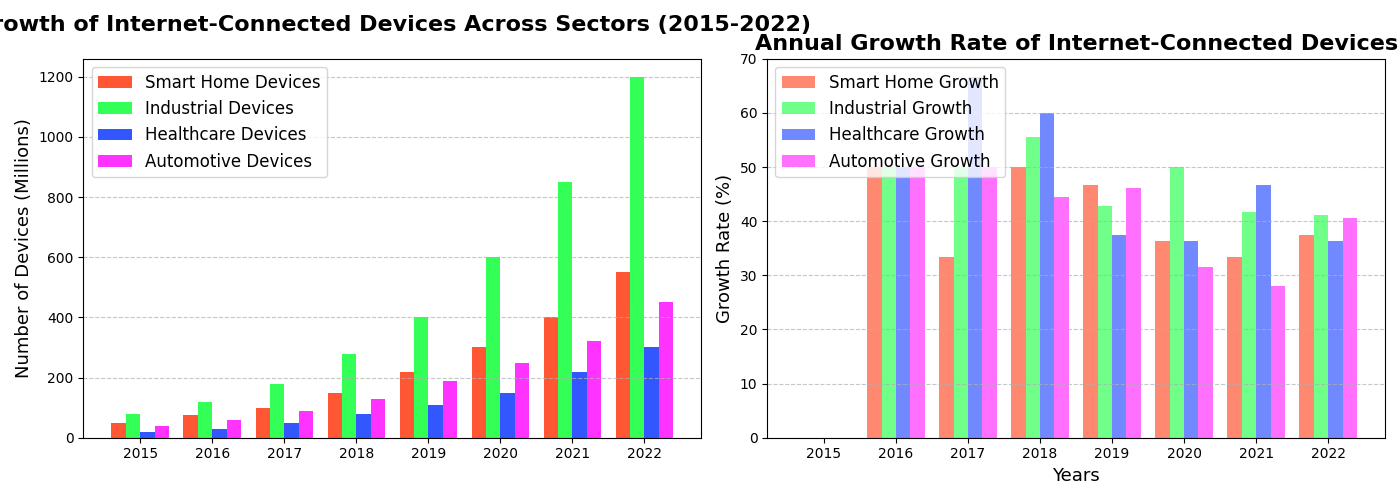

Write Python code to recreate this figure.
import matplotlib.pyplot as plt
import numpy as np

# Data
years = np.array([2015, 2016, 2017, 2018, 2019, 2020, 2021, 2022])
smart_home_devices = np.array([50, 75, 100, 150, 220, 300, 400, 550])
industrial_devices = np.array([80, 120, 180, 280, 400, 600, 850, 1200])
healthcare_devices = np.array([20, 30, 50, 80, 110, 150, 220, 300])
automotive_devices = np.array([40, 60, 90, 130, 190, 250, 320, 450])

# Create grouped bar width and positions
bar_width = 0.2
x_pos = np.arange(len(years))

# Create subplots with 1 row and 2 columns
fig, (ax1, ax2) = plt.subplots(1, 2, figsize=(14, 5), sharex=True)

# Plot bar charts for each category on the first subplot
ax1.bar(x_pos - 1.5*bar_width, smart_home_devices, width=bar_width, label='Smart Home Devices', color='#FF5733')
ax1.bar(x_pos - 0.5*bar_width, industrial_devices, width=bar_width, label='Industrial Devices', color='#33FF57')
ax1.bar(x_pos + 0.5*bar_width, healthcare_devices, width=bar_width, label='Healthcare Devices', color='#3357FF')
ax1.bar(x_pos + 1.5*bar_width, automotive_devices, width=bar_width, label='Automotive Devices', color='#FF33FF')

# Set titles and labels for the first subplot
ax1.set_title('Growth of Internet-Connected Devices Across Sectors (2015-2022)', fontsize=16, fontweight='bold', pad=20)
ax1.set_ylabel('Number of Devices (Millions)', fontsize=13)
ax1.legend(loc='upper left', fontsize=12)
ax1.grid(axis='y', linestyle='--', alpha=0.7)

# Function to calculate the growth percentages
def calculate_growth(data):
    return [(data[i] - data[i-1]) / data[i-1] * 100 if i > 0 else 0 for i in range(len(data))]

smart_home_growth = calculate_growth(smart_home_devices)
industrial_growth = calculate_growth(industrial_devices)
healthcare_growth = calculate_growth(healthcare_devices)
automotive_growth = calculate_growth(automotive_devices)

# Plot bar chart of growth rates on the second subplot
ax2.bar(x_pos - 1.5*bar_width, smart_home_growth, width=bar_width, label='Smart Home Growth', color='#FF5733', alpha=0.7)
ax2.bar(x_pos - 0.5*bar_width, industrial_growth, width=bar_width, label='Industrial Growth', color='#33FF57', alpha=0.7)
ax2.bar(x_pos + 0.5*bar_width, healthcare_growth, width=bar_width, label='Healthcare Growth', color='#3357FF', alpha=0.7)
ax2.bar(x_pos + 1.5*bar_width, automotive_growth, width=bar_width, label='Automotive Growth', color='#FF33FF', alpha=0.7)

# Set titles and labels for the second subplot
ax2.set_title('Annual Growth Rate of Internet-Connected Devices', fontsize=16, fontweight='bold')
ax2.set_xlabel('Years', fontsize=13)
ax2.set_ylabel('Growth Rate (%)', fontsize=13)
ax2.set_xticks(x_pos)
ax2.set_xticklabels(years)
ax2.grid(axis='y', linestyle='--', alpha=0.7)
ax2.legend(loc='upper left', fontsize=12)

# Automatically adjust layout to prevent overlap
plt.tight_layout()

# Display the plot
plt.show()
